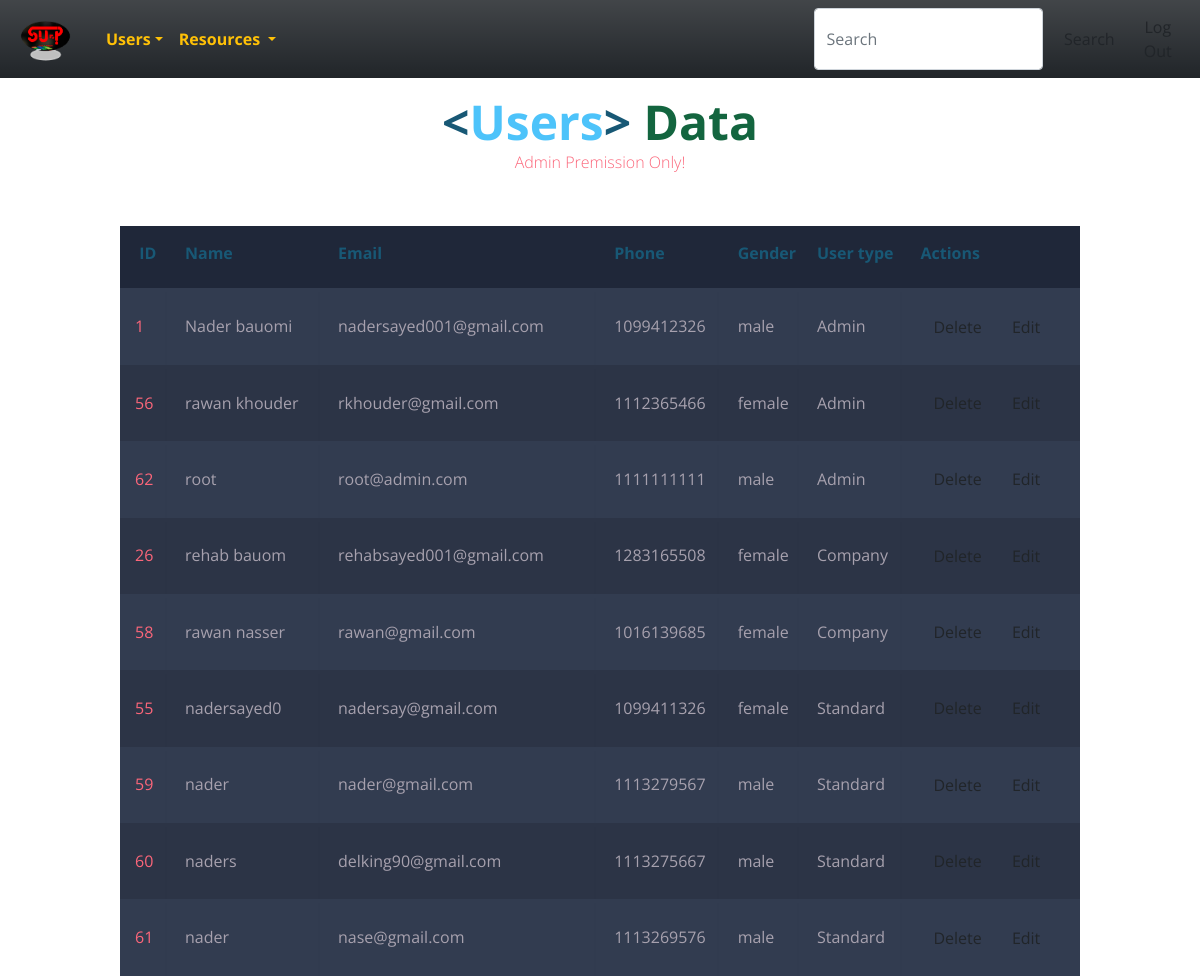
/admin/resources/news/index.php, run on the app's committed database.
### tables this page shows
CREATE TABLE `users` (
  `id` int(11) NOT NULL,
  `name` char(50) NOT NULL,
  `email` char(80) NOT NULL,
  `password` char(50) NOT NULL,
  `phone` int(11) NOT NULL,
  `gender` char(40) NOT NULL,
  `user_type` int(11) DEFAULT NULL
);

CREATE TABLE `userstypes` (
  `id` int(11) NOT NULL,
  `user_type` char(100) NOT NULL
);

### admin/resources/news/index.php (the view, shortened to what this page needs)
<?php
require '../../dbConnection.php';
require "../headeradmin.php";
$sql = "select  users.* ,usersTypes.id as userID , usersTypes.user_type as role from users inner join usersTypes on users.user_type = usersTypes.id  order by usersTypes.id asc ";
$op = mysqli_query($con, $sql);
?>
<!DOCTYPE html>
<html lang="en">
<head>
    <link rel="stylesheet" href="../../css/display.css">
</head>
<body>
    <h1 class="head"><span class="blue">&lt;</span>Users<span class="blue">&gt;</span> <span class="yellow">Data</pan>
    </h1>
    <h2>Admin Premission Only! <br><br>
    </h2>
    <table class="container">
        <thead>
            <tr>
                <th>
                    <h1>ID</h1>
                </th>
                <th>
                    <h1>Name</h1>
                </th>
                <th>
                    <h1>Email</h1>
                </th>
                <th>
                    <h1>Phone</h1>
                </th>
                <th>
                    <h1>Gender</h1>
                </th>
                <th>
                    <h1>User type</h1>
                </th>
                <th>
                    <h1>Actions</h1>
                </th>
            </tr>
        </thead>
        <tbody>
            <?php while ($data = mysqli_fetch_assoc($op)) { ?>
                <tr>
                    <td><?php echo $data['id']; ?></td>
                    <td><?php echo $data['name']; ?></td>
                    <td><?php echo $data['email']; ?></td>
                    <td><?php echo $data['phone']; ?></td>
                    <td><?php echo $data['gender']; ?></td>
                    <td><?php echo $data['role']; ?></td>
                    <td>
                        <a href="delete.php?id=<?php echo $data['id'] ?>" class="btn btn-danger ">Delete</a>
                        <a href="edit.php?id=<?php echo $data['id']; ?>" class="btn btn-success ">Edit</a>
                    </td>
                </tr>
            <?php } ?>
        </tbody>
    </table>
</body>
</html>

### css/display.css (style rules this page uses)
body { font-family: 'Open Sans', sans-serif; font-weight: 300; line-height: 1.42em; color: #A7A1AE; background: url(http://cdn.magdeleine.co/wp-content/uploads/2014/05/3jPYgeVCTWCMqjtb7Dqi_IMG_8251-1400x933.jpg); background-size: cover; background-repeat: no-repeat; perspective: 300px; }
h1 { font-size: 3em; font-weight: 300; line-height: 1em; text-align: center; color: #4DC3FA; font-weight: bold; }
h2 { font-size: 1em; font-weight: 300; text-align: center; display: block; line-height: 1em; padding-bottom: 2em; color: #FB667A; }
.blue { color: #185875; }
.yellow { color: #13653f; }
.container th h1 { font-weight: bold; font-size: 1em; text-align: left; color: #185875; }
.container td { font-weight: normal; font-size: 1em; -webkit-box-shadow: 0 2px 2px -2px #0E1119; -moz-box-shadow: 0 2px 2px -2px #0E1119; box-shadow: 0 2px 2px -2px #0E1119; }
.container { text-align: left; overflow: hidden; width: 80%; margin: 0 auto; display: table; padding: 0 0 8em 0; }
.container td, .container th { padding-bottom: 2%; padding-top: 2%; padding-left: 2%; }
.container tr:nth-child(odd) { background-color: #323C50; }
.container tr:nth-child(even) { background-color: #2C3446; }
.container th { background-color: #1F2739; }
.container td:first-child { color: #FB667A; padding-left: 15px; }
.btn-success { color: #fff; background-color: #198754; border-color: #198754; }
.btn-danger { color: #fff; background-color: #dc3545; border-color: #dc3545; }
.btn { display: inline-block; font-weight: 400; line-height: 1.5; color: #212529; text-align: center; text-decoration: none; vertical-align: middle; cursor: pointer; -webkit-user-select: none; -moz-user-select: none; user-select: none; background-color: transparent; border: 1px solid transparent; padding: 0.375rem 0.75rem; font-size: 1rem; border-radius: 0.25rem; transition: color 0.15s ease-in-out, background-color 0.15s ease-in-out, border-color 0.15s ease-in-out, box-shadow 0.15s ease-in-out; }

### admin/resources/news/index.php (style rules this page uses)
.head { margin-top: 20px; }

### data on the page
users: id "1", name "Nader bauomi", email "nadersayed001@gmail.com", phone "1099412326", gender "male", user_type.user_type "Admin"
users: id "56", name "rawan khouder", email "rkhouder@gmail.com", phone "1112365466", gender "female", user_type.user_type "Admin"
users: id "62", name "root", email "root@admin.com", phone "1111111111", gender "male", user_type.user_type "Admin"
users: id "26", name "rehab bauom", email "rehabsayed001@gmail.com", phone "1283165508", gender "female", user_type.user_type "Company"
users: id "58", name "rawan nasser", email "rawan@gmail.com", phone "1016139685", gender "female", user_type.user_type "Company"
users: id "55", name "nadersayed0", email "nadersay@gmail.com", phone "1099411326", gender "female", user_type.user_type "Standard"
users: id "59", name "nader", email "nader@gmail.com", phone "1113279567", gender "male", user_type.user_type "Standard"
users: id "60", name "naders", email "delking90@gmail.com", phone "1113275667", gender "male", user_type.user_type "Standard"
users: id "61", name "nader", email "nase@gmail.com", phone "1113269576", gender "male", user_type.user_type "Standard"
